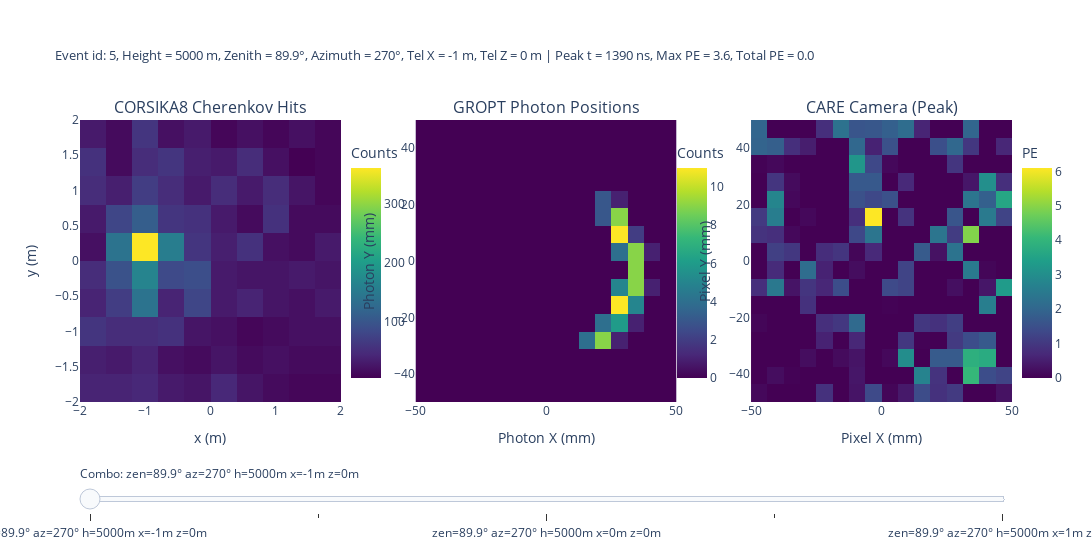

The cell this chart's notebook holds for it:
### Code cell
import sys
sys.path.append('/uufs/chpc.utah.edu/common/home/u1520754/Muon_Trinity/analysis/')
from ReadTrinity import read_cherenkov_hits, plot_GROPT, plot_CARE
import numpy as np
import plotly.graph_objects as go
from plotly.subplots import make_subplots
import matplotlib.pyplot as plt
# ── Read functions (unchanged) ────────────────────────────────────────────────
def read_specific_cherenkov_hits(pid, E_mag, zen, az, h, x, y, z, r, seed):
    input_file = f"/scratch/general/vast/u1520754/muon_sim_chain/Muon_pid{pid}_E1e{E_mag}_R{r}/Tilt_pdg{pid}_E1e{E_mag}_zen{zen}_az{az}_h{h}_x{x}_y{y}_z{z}_r{r}_s{seed}/CORSIKA8/cherenkov_hits.dat"
    X, Y, T, cos_X, cos_Y, wavelength, zem, Theta_z, Phi, Slant, Weight = read_cherenkov_hits(input_file, plot=False)
    index = np.where(T==T.min())[0][0]
    phi = np.arccos(cos_X) * 180 / np.pi
    cos_Z = np.sqrt(1- cos_X**2 - cos_Y**2)
    theta = np.arccos(cos_Z) * 180 / np.pi
    print(np.median(phi[index]), np.median(theta[index]))
    plt.scatter(X,Y, c=Slant, s=100, alpha=0.5, cmap="viridis")
    plt.xlim(-200, 200)
    plt.ylim(-200,200)
    plt.show()
    return X, Y, T, cos_X, cos_Y, wavelength, zem, Theta_z, Phi, Slant, Weight

def read_specific_GROPT(pid, E_mag, zen, az, h, x, y, z, r, seed):
    input_file = f"/scratch/general/vast/u1520754/muon_sim_chain/Muon_pid{pid}_E1e{E_mag}_R{r}/Tilt_pdg{pid}_E1e{E_mag}_zen{zen}_az{az}_h{h}_x{x}_y{y}_z{z}_r{r}_s{seed}/GROPT/cherenkov_hits.root"
    cosx, cosy, photonX_np, photonY_np, T = plot_GROPT(input_file, plot=False)
    index = np.where(T==T.min())[0][0]
    phi = np.arccos(cosx) * 180 / np.pi
    cos_Z = np.sqrt(1- cosx**2 - cosy**2)
    theta = np.arccos(cos_Z) * 180 / np.pi
    print(np.median(phi[index]), np.median(theta[index]))
    return cosx, cosy, photonX_np, photonY_np, T

def read_specific_CARE(pid, E_mag, zen, az, h, x, y, z, r, seed):
    input_file = f"/scratch/general/vast/u1520754/muon_sim_chain/Muon_pid{pid}_E1e{E_mag}_R{r}/Tilt_pdg{pid}_E1e{E_mag}_zen{zen}_az{az}_h{h}_x{x}_y{y}_z{z}_r{r}_s{seed}/CARE/cherenkov_hits.root"
    camera_matrix, time_ns, total_pe, max_pe, arrays, pixel_config, min_x, max_x, min_y, max_y, pixel_pitch = plot_CARE(input_file, plot=False)
    return camera_matrix, time_ns, total_pe, max_pe, arrays, pixel_config, min_x, max_x, min_y, max_y, pixel_pitch

def get_peak_camera_image(arrays, pixel_config, min_x, min_y, pixel_pitch):
    dc_to_pe = 24.1
    baseline_dc = 500
    all_traces_pe = {}
    for pix_id in range(256):
        trace_name = f"vFADCTraces{pix_id}"
        if trace_name in arrays:
            trace_dc = arrays[trace_name][0]
            trace_pe = np.clip((trace_dc - baseline_dc) / dc_to_pe, 0, None)
            all_traces_pe[pix_id] = trace_pe
    if len(all_traces_pe) == 0:
        return np.zeros((16, 16)), 0
    n_samples = len(list(all_traces_pe.values())[0])
    total_pe_per_step = np.zeros(n_samples)
    for pix_id, trace in all_traces_pe.items():
        total_pe_per_step += trace
    peak_time_step = np.argmax(total_pe_per_step)
    peak_grid = np.zeros((16, 16))
    for pix_id in range(256):
        if pix_id in all_traces_pe:
            x_pos = pixel_config[pix_id][1]
            y_pos = pixel_config[pix_id][2]
            col = int((x_pos - min_x) / pixel_pitch)
            row = int((y_pos - min_y) / pixel_pitch)
            peak_grid[row, col] = all_traces_pe[pix_id][peak_time_step]
    peak_time_ns = peak_time_step * 10 - 170
    return peak_grid, peak_time_ns

# ── Helper: 2D histogram as a matrix ─────────────────────────────────────────
def hist2d_matrix(x_data, y_data, bins, x_range, y_range, weights=None):
    H, xedges, yedges = np.histogram2d(
        x_data, y_data, bins=bins, range=[x_range, y_range], weights=weights
    )
    return np.flip(H.T, axis=0), xedges, yedges  # transpose so row=y, col=x

def to_scalar(val):
    """Convert a numpy array or scalar to a Python float."""
    if isinstance(val, np.ndarray):
        if val.size == 1:
            return float(val.item())
        else:
            return float(val[0])  # or np.sum(val), depending on intent
    return float(val)

# ── Parameters ────────────────────────────────────────────────────────────────
particle_id      = 13
energy_magnitude = 4
zenith_angle     = [89.9] #89.9, 89, 88, 87
azimuthal_angle  = [270] #268, 269, 270, 271, 272
height           = [5000]
radius           = 5
random_seed      = 5
x                = [-1, -0.5, 0, 0.5, 1] #-5,-2,-1,-0.7, -0.5, -0.2, 0, 0.2, 0.5,0.7, 1, 2, 5
y                = 0
z                = [0] #-5,-2,-1,-0.7, -0.5, -0.2, 0, 0.2, 0.5,0.7, 1, 2, 5

# ── Build all combinations and pre-load data ─────────────────────────────────
combos = []
for az in azimuthal_angle:
    for zen in zenith_angle:
        for h in height:
            for x_i in x:
                for z_i in z:
                    combos.append((az, zen, h, x_i, z_i))

print(f"Loading {len(combos)} combinations...")

# Storage for each combo: (label, corsika_H, corsika_xe, corsika_ye,
#                           gropt_H, gropt_xe, gropt_ye,
#                           care_grid, care_extent, peak_time_ns, max_pe, total_pe)
data_store = []

for idx, (az, zen, h, x_i, z_i) in enumerate(combos):
    label = f"zen={zen}° az={az}° h={h}m x={x_i}m z={z_i}m"
    print(f"  [{idx+1}/{len(combos)}] {label}")

    try:
        # CORSIKA8
        X_c, Y_c, T_c, *_ , Weight_c = read_specific_cherenkov_hits(
            pid=particle_id, E_mag=energy_magnitude, zen=zen, az=az,
            h=h, x=x_i, y=y, z=z_i, r=radius, seed=random_seed)
        H1, xe1, ye1 = hist2d_matrix(
            X_c / 1e2, Y_c / 1e2, bins=10,
            x_range=[-2, 2], y_range=[-2, 2],
            weights=np.ones(len(X_c)) * 5)
        H1 = np.flip(H1, axis=0) 
        # GROPT
        cosx, cosy, photonX_np, photonY_np, T_g = read_specific_GROPT(
            pid=particle_id, E_mag=energy_magnitude, zen=zen, az=az,
            h=h, x=x_i, y=y, z=z_i, r=radius, seed=random_seed)
        H2, xe2, ye2 = hist2d_matrix(
            photonY_np, photonX_np, bins=16,
            x_range=[-50, 50], y_range=[-50, 50])
        H2 = np.flip(H2, axis=1)
        # CARE
        camera_matrix, time_ns, total_pe, max_pe, arrays, pixel_config, \
            min_x_c, max_x_c, min_y_c, max_y_c, pixel_pitch = read_specific_CARE(
            pid=particle_id, E_mag=energy_magnitude, zen=zen, az=az,
            h=h, x=x_i, y=y, z=z_i, r=radius, seed=random_seed)
        peak_grid, peak_time_ns = get_peak_camera_image(
            arrays, pixel_config, min_x_c, min_y_c, pixel_pitch)

        care_extent = (min_x_c, max_x_c, min_y_c, max_y_c)
        data_store.append({
            "label": label,
            "az": az, "zen": zen, "h": h, "x": x_i, "z": z_i,
            "H1": H1, "xe1": xe1, "ye1": ye1,
            "H2": H2, "xe2": xe2, "ye2": ye2,
            "care_grid": peak_grid,
            "care_extent": care_extent,
            "peak_time_ns": to_scalar(peak_time_ns),
            "max_pe": to_scalar(max_pe),
            "total_pe": to_scalar(total_pe),
        })
    except Exception as e:
        print(f"    ⚠ SKIPPED: {e}")
        data_store.append(None)

# Filter out failed combos
valid = [(i, d) for i, d in enumerate(data_store) if d is not None]
if len(valid) == 0:
    raise RuntimeError("No valid data loaded!")
print(f"\n{len(valid)} valid combinations loaded. Building Plotly figure...")

# ── Build Plotly figure with slider ───────────────────────────────────────────
n = len(valid)

fig = make_subplots(
    rows=1, cols=3,
    subplot_titles=["CORSIKA8 Cherenkov Hits", "GROPT Photon Positions", "CARE Camera (Peak)"],
    horizontal_spacing=0.08,
)

# We add 3 heatmap traces per combo (all invisible except first)
for trace_idx, (_, d) in enumerate(valid):
    visible = (trace_idx == 0)

    # Panel 1: CORSIKA8
    xe1_c = 0.5 * (d["xe1"][:-1] + d["xe1"][1:])
    ye1_c = 0.5 * (d["ye1"][:-1] + d["ye1"][1:])
    fig.add_trace(
        go.Heatmap(
            z=d["H1"], x=xe1_c, y=ye1_c,
            colorscale="Viridis", colorbar=dict(title="Counts", x=0.28, len=0.9),
            visible=visible, name="CORSIKA8",
        ),
        row=1, col=1,
    )

    # Panel 2: GROPT
    xe2_c = 0.5 * (d["xe2"][:-1] + d["xe2"][1:])
    ye2_c = 0.5 * (d["ye2"][:-1] + d["ye2"][1:])
    fig.add_trace(
        go.Heatmap(
            z=d["H2"], x=xe2_c, y=ye2_c,
            colorscale="Viridis", colorbar=dict(title="Counts", x=0.63, len=0.9),
            visible=visible, name="GROPT",
        ),
        row=1, col=2,
    )

    # Panel 3: CARE
    ext = d["care_extent"]
    care_x = np.linspace(ext[0], ext[1], d["care_grid"].shape[1])
    care_y = np.linspace(ext[2], ext[3], d["care_grid"].shape[0])
    fig.add_trace(
        go.Heatmap(
            z=np.flip(np.flip(d["care_grid"].T, axis=0), axis=1), x=care_x, y=care_y,
            colorscale="Viridis", colorbar=dict(title="PE", x=1.0, len=0.9),
            visible=visible, name="CARE",
        ),
        row=1, col=3,
    )

# ── Slider steps ──────────────────────────────────────────────────────────────
steps = []
for step_idx, (_, d) in enumerate(valid):
    visibility = [False] * (3 * n)
    visibility[step_idx * 3]     = True  # CORSIKA8
    visibility[step_idx * 3 + 1] = True  # GROPT
    visibility[step_idx * 3 + 2] = True  # CARE

    step_label = (
        f"zen={d['zen']}° az={d['az']}° h={d['h']}m "
        f"x={d['x']}m z={d['z']}m"
    )
    step_title = (
        f"Event id: {random_seed}, Height = {d['h']} m, "
        f"Zenith = {d['zen']}°, Azimuth = {d['az']}°, "
        f"Tel X = {d['x']} m, Tel Z = {d['z']} m | "
        f"Peak t = {d['peak_time_ns']:.0f} ns, "
        f"Max PE = {d['max_pe']:.1f}, Total PE = {d['total_pe']:.1f}"
    )

    steps.append(dict(
        method="update",
        args=[
            {"visible": visibility},
            {"title.text": step_title},
        ],
        label=step_label,
    ))

sliders = [dict(
    active=0,
    currentvalue=dict(prefix="Combo: ", font=dict(size=12)),
    pad=dict(t=60),
    steps=steps,
)]

# ── Layout ────────────────────────────────────────────────────────────────────
first_d = valid[0][1]
init_title = (
    f"Event id: {random_seed}, Height = {first_d['h']} m, "
    f"Zenith = {first_d['zen']}°, Azimuth = {first_d['az']}°, "
    f"Tel X = {first_d['x']} m, Tel Z = {first_d['z']} m | "
    f"Peak t = {first_d['peak_time_ns']:.0f} ns, "
    f"Max PE = {first_d['max_pe']:.1f}, Total PE = {first_d['total_pe']:.1f}"
)

fig.update_layout(
    title=dict(text=init_title, font=dict(size=13)),
    sliders=sliders,
    height=550,
    width=1500,
    margin=dict(t=120, b=80),
)

fig.update_xaxes(title_text="x (m)", row=1, col=1)
fig.update_yaxes(title_text="y (m)", row=1, col=1)
fig.update_xaxes(title_text="Photon X (mm)", row=1, col=2)
fig.update_yaxes(title_text="Photon Y (mm)", row=1, col=2)
fig.update_xaxes(title_text="Pixel X (mm)", row=1, col=3)
fig.update_yaxes(title_text="Pixel Y (mm)", row=1, col=3)

# ── Save and show ─────────────────────────────────────────────────────────────
output_html = f"slider_pid{particle_id}_E1e{energy_magnitude}_R{radius}_s{random_seed}.html"
fig.write_html(output_html)
print(f"\nSaved interactive plot to '{output_html}'")
fig.show()

### Figure 1 — Plotly figure (JSON) as saved in the notebook; plotly's stock layout.template omitted (floating-point values rounded to 4 significant figures; data arrays with more than 128 entries replaced by an {"elided": "..."} marker saying what was removed)
{"data": [{"colorbar": {"len": 0.9, "title": {"text": "Counts"}, "x": 0.28}, "colorscale": [[0, "#440154"], [0.1111, "#482878"], [0.2222, "#3e4989"], [0.3333, "#31688e"], [0.4444, "#26828e"], [0.5556, "#1f9e89"], [0.6667, "#35b779"], [0.7778, "#6ece58"], [0.8889, "#b5de2b"], [1, "#fde725"]], "name": "CORSIKA8", "type": "heatmap", "visible": true, "x": [-1.8, -1.4, -1.0, -0.6, -0.2, 0.2, 0.6, 1.0, 1.4, 1.8], "xaxis": "x", "y": [-1.8, -1.4, -1.0, -0.6, -0.2, 0.2, 0.6, 1.0, 1.4, 1.8], "yaxis": "y", "z": [[40.0, 40.0, 45.0, 30.0, 25.0, 45.0, 25.0, 15.0, 10.0, 10.0], [35.0, 30.0, 40.0, 20.0, 15.0, 25.0, 15.0, 20.0, 15.0, 15.0], [60.0, 50.0, 50.0, 55.0, 25.0, 20.0, 10.0, 15.0, 20.0, 20.0], [40.0, 70.0, 140.0, 40.0, 80.0, 30.0, 40.0, 25.0, 20.0, 30.0], [50.0, 95.0, 165.0, 85.0, 90.0, 30.0, 25.0, 25.0, 30.0, 25.0], [20.0, 140.0, 360.0, 155.0, 60.0, 35.0, 55.0, 20.0, 15.0, 30.0], [30.0, 80.0, 110.0, 60.0, 55.0, 30.0, 15.0, 55.0, 15.0, 15.0], [50.0, 35.0, 70.0, 50.0, 30.0, 50.0, 30.0, 50.0, 25.0, 10.0], [55.0, 15.0, 50.0, 60.0, 35.0, 30.0, 50.0, 20.0, 5.0, 10.0], [30.0, 15.0, 60.0, 20.0, 30.0, 10.0, 20.0, 10.0, 20.0, 10.0]]}, {"colorbar": {"len": 0.9, "title": {"text": "Counts"}, "x": 0.63}, "colorscale": [[0, "#440154"], [0.1111, "#482878"], [0.2222, "#3e4989"], [0.3333, "#31688e"], [0.4444, "#26828e"], [0.5556, "#1f9e89"], [0.6667, "#35b779"], [0.7778, "#6ece58"], [0.8889, "#b5de2b"], [1, "#fde725"]], "name": "GROPT", "type": "heatmap", "visible": true, "x": [-46.88, -40.62, -34.38, -28.12, -21.88, -15.62, -9.375, -3.125, 3.125, 9.375, 15.62, 21.88, 28.12, 34.38, 40.62, 46.88], "xaxis": "x2", "y": [-46.88, -40.62, -34.38, -28.12, -21.88, -15.62, -9.375, -3.125, 3.125, 9.375, 15.62, 21.88, 28.12, 34.38, 40.62, 46.88], "yaxis": "y2", "z": {"elided": "16x16 float values"}}, {"colorbar": {"len": 0.9, "title": {"text": "PE"}, "x": 1}, "colorscale": [[0, "#440154"], [0.1111, "#482878"], [0.2222, "#3e4989"], [0.3333, "#31688e"], [0.4444, "#26828e"], [0.5556, "#1f9e89"], [0.6667, "#35b779"], [0.7778, "#6ece58"], [0.8889, "#b5de2b"], [1, "#fde725"]], "name": "CARE", "type": "heatmap", "visible": true, "x": [-46.88, -40.62, -34.38, -28.12, -21.88, -15.62, -9.375, -3.125, 3.125, 9.375, 15.62, 21.88, 28.12, 34.38, 40.62, 46.88], "xaxis": "x3", "y": [-46.88, -40.62, -34.38, -28.12, -21.88, -15.62, -9.375, -3.125, 3.125, 9.375, 15.62, 21.88, 28.12, 34.38, 40.62, 46.88], "yaxis": "y3", "z": {"elided": "16x16 float values"}}, {"colorbar": {"len": 0.9, "title": {"text": "Counts"}, "x": 0.28}, "colorscale": [[0, "#440154"], [0.1111, "#482878"], [0.2222, "#3e4989"], [0.3333, "#31688e"], [0.4444, "#26828e"], [0.5556, "#1f9e89"], [0.6667, "#35b779"], [0.7778, "#6ece58"], [0.8889, "#b5de2b"], [1, "#fde725"]], "name": "CORSIKA8", "type": "heatmap", "visible": false, "x": [-1.8, -1.4, -1.0, -0.6, -0.2, 0.2, 0.6, 1.0, 1.4, 1.8], "xaxis": "x", "y": [-1.8, -1.4, -1.0, -0.6, -0.2, 0.2, 0.6, 1.0, 1.4, 1.8], "yaxis": "y", "z": [[0.0, 40.0, 35.0, 35.0, 40.0, 25.0, 50.0, 20.0, 15.0, 15.0], [55.0, 35.0, 50.0, 30.0, 30.0, 15.0, 25.0, 10.0, 15.0, 20.0], [25.0, 55.0, 50.0, 55.0, 50.0, 35.0, 15.0, 20.0, 10.0, 15.0], [35.0, 35.0, 45.0, 140.0, 60.0, 75.0, 30.0, 55.0, 20.0, 25.0], [20.0, 35.0, 70.0, 160.0, 115.0, 95.0, 35.0, 30.0, 20.0, 30.0], [45.0, 35.0, 100.0, 345.0, 185.0, 75.0, 35.0, 50.0, 35.0, 10.0], [35.0, 35.0, 65.0, 110.0, 75.0, 50.0, 35.0, 15.0, 45.0, 25.0], [35.0, 30.0, 65.0, 55.0, 70.0, 25.0, 55.0, 25.0, 50.0, 25.0], [15.0, 35.0, 30.0, 40.0, 60.0, 35.0, 35.0, 45.0, 30.0, 5.0], [15.0, 25.0, 15.0, 50.0, 35.0, 30.0, 10.0, 20.0, 15.0, 10.0]]}, {"colorbar": {"len": 0.9, "title": {"text": "Counts"}, "x": 0.63}, "colorscale": [[0, "#440154"], [0.1111, "#482878"], [0.2222, "#3e4989"], [0.3333, "#31688e"], [0.4444, "#26828e"], [0.5556, "#1f9e89"], [0.6667, "#35b779"], [0.7778, "#6ece58"], [0.8889, "#b5de2b"], [1, "#fde725"]], "name": "GROPT", "type": "heatmap", "visible": false, "x": [-46.88, -40.62, -34.38, -28.12, -21.88, -15.62, -9.375, -3.125, 3.125, 9.375, 15.62, 21.88, 28.12, 34.38, 40.62, 46.88], "xaxis": "x2", "y": [-46.88, -40.62, -34.38, -28.12, -21.88, -15.62, -9.375, -3.125, 3.125, 9.375, 15.62, 21.88, 28.12, 34.38, 40.62, 46.88], "yaxis": "y2", "z": {"elided": "16x16 float values"}}, {"colorbar": {"len": 0.9, "title": {"text": "PE"}, "x": 1}, "colorscale": [[0, "#440154"], [0.1111, "#482878"], [0.2222, "#3e4989"], [0.3333, "#31688e"], [0.4444, "#26828e"], [0.5556, "#1f9e89"], [0.6667, "#35b779"], [0.7778, "#6ece58"], [0.8889, "#b5de2b"], [1, "#fde725"]], "name": "CARE", "type": "heatmap", "visible": false, "x": [-46.88, -40.62, -34.38, -28.12, -21.88, -15.62, -9.375, -3.125, 3.125, 9.375, 15.62, 21.88, 28.12, 34.38, 40.62, 46.88], "xaxis": "x3", "y": [-46.88, -40.62, -34.38, -28.12, -21.88, -15.62, -9.375, -3.125, 3.125, 9.375, 15.62, 21.88, 28.12, 34.38, 40.62, 46.88], "yaxis": "y3", "z": {"elided": "16x16 float values"}}, {"colorbar": {"len": 0.9, "title": {"text": "Counts"}, "x": 0.28}, "colorscale": [[0, "#440154"], [0.1111, "#482878"], [0.2222, "#3e4989"], [0.3333, "#31688e"], [0.4444, "#26828e"], [0.5556, "#1f9e89"], [0.6667, "#35b779"], [0.7778, "#6ece58"], [0.8889, "#b5de2b"], [1, "#fde725"]], "name": "CORSIKA8", "type": "heatmap", "visible": false, "x": [-1.8, -1.4, -1.0, -0.6, -0.2, 0.2, 0.6, 1.0, 1.4, 1.8], "xaxis": "x", "y": [-1.8, -1.4, -1.0, -0.6, -0.2, 0.2, 0.6, 1.0, 1.4, 1.8], "yaxis": "y", "z": [[30.0, 0.0, 35.0, 30.0, 35.0, 45.0, 20.0, 45.0, 30.0, 20.0], [20.0, 45.0, 50.0, 45.0, 15.0, 50.0, 20.0, 15.0, 15.0, 20.0], [10.0, 20.0, 45.0, 60.0, 60.0, 45.0, 40.0, 15.0, 20.0, 15.0], [15.0, 35.0, 25.0, 40.0, 140.0, 70.0, 80.0, 25.0, 55.0, 30.0], [35.0, 20.0, 15.0, 75.0, 145.0, 145.0, 70.0, 50.0, 30.0, 25.0], [65.0, 55.0, 20.0, 80.0, 200.0, 345.0, 90.0, 35.0, 45.0, 30.0], [55.0, 35.0, 30.0, 50.0, 110.0, 90.0, 45.0, 50.0, 15.0, 40.0], [25.0, 35.0, 30.0, 45.0, 70.0, 55.0, 45.0, 50.0, 25.0, 45.0], [35.0, 10.0, 25.0, 35.0, 30.0, 65.0, 40.0, 40.0, 40.0, 40.0], [20.0, 10.0, 30.0, 15.0, 30.0, 45.0, 40.0, 5.0, 25.0, 10.0]]}, {"colorbar": {"len": 0.9, "title": {"text": "Counts"}, "x": 0.63}, "colorscale": [[0, "#440154"], [0.1111, "#482878"], [0.2222, "#3e4989"], [0.3333, "#31688e"], [0.4444, "#26828e"], [0.5556, "#1f9e89"], [0.6667, "#35b779"], [0.7778, "#6ece58"], [0.8889, "#b5de2b"], [1, "#fde725"]], "name": "GROPT", "type": "heatmap", "visible": false, "x": [-46.88, -40.62, -34.38, -28.12, -21.88, -15.62, -9.375, -3.125, 3.125, 9.375, 15.62, 21.88, 28.12, 34.38, 40.62, 46.88], "xaxis": "x2", "y": [-46.88, -40.62, -34.38, -28.12, -21.88, -15.62, -9.375, -3.125, 3.125, 9.375, 15.62, 21.88, 28.12, 34.38, 40.62, 46.88], "yaxis": "y2", "z": {"elided": "16x16 float values"}}, {"colorbar": {"len": 0.9, "title": {"text": "PE"}, "x": 1}, "colorscale": [[0, "#440154"], [0.1111, "#482878"], [0.2222, "#3e4989"], [0.3333, "#31688e"], [0.4444, "#26828e"], [0.5556, "#1f9e89"], [0.6667, "#35b779"], [0.7778, "#6ece58"], [0.8889, "#b5de2b"], [1, "#fde725"]], "name": "CARE", "type": "heatmap", "visible": false, "x": [-46.88, -40.62, -34.38, -28.12, -21.88, -15.62, -9.375, -3.125, 3.125, 9.375, 15.62, 21.88, 28.12, 34.38, 40.62, 46.88], "xaxis": "x3", "y": [-46.88, -40.62, -34.38, -28.12, -21.88, -15.62, -9.375, -3.125, 3.125, 9.375, 15.62, 21.88, 28.12, 34.38, 40.62, 46.88], "yaxis": "y3", "z": {"elided": "16x16 float values"}}, {"colorbar": {"len": 0.9, "title": {"text": "Counts"}, "x": 0.28}, "colorscale": [[0, "#440154"], [0.1111, "#482878"], [0.2222, "#3e4989"], [0.3333, "#31688e"], [0.4444, "#26828e"], [0.5556, "#1f9e89"], [0.6667, "#35b779"], [0.7778, "#6ece58"], [0.8889, "#b5de2b"], [1, "#fde725"]], "name": "CORSIKA8", "type": "heatmap", "visible": false, "x": [-1.8, -1.4, -1.0, -0.6, -0.2, 0.2, 0.6, 1.0, 1.4, 1.8], "xaxis": "x", "y": [-1.8, -1.4, -1.0, -0.6, -0.2, 0.2, 0.6, 1.0, 1.4, 1.8], "yaxis": "y", "z": [[15.0, 30.0, 5.0, 30.0, 30.0, 25.0, 55.0, 15.0, 50.0, 30.0], [10.0, 15.0, 40.0, 65.0, 35.0, 25.0, 45.0, 15.0, 20.0, 20.0], [0.0, 20.0, 15.0, 30.0, 70.0, 45.0, 60.0, 50.0, 15.0, 15.0], [10.0, 10.0, 30.0, 30.0, 40.0, 105.0, 105.0, 55.0, 60.0, 30.0], [10.0, 40.0, 10.0, 20.0, 55.0, 115.0, 185.0, 75.0, 60.0, 20.0], [10.0, 50.0, 55.0, 35.0, 40.0, 160.0, 380.0, 105.0, 60.0, 45.0], [15.0, 30.0, 55.0, 30.0, 35.0, 105.0, 100.0, 50.0, 45.0, 25.0], [5.0, 25.0, 35.0, 35.0, 45.0, 55.0, 50.0, 60.0, 30.0, 45.0], [15.0, 25.0, 15.0, 10.0, 55.0, 25.0, 50.0, 60.0, 25.0, 45.0], [50.0, 25.0, 10.0, 20.0, 20.0, 25.0, 50.0, 25.0, 25.0, 25.0]]}, {"colorbar": {"len": 0.9, "title": {"text": "Counts"}, "x": 0.63}, "colorscale": [[0, "#440154"], [0.1111, "#482878"], [0.2222, "#3e4989"], [0.3333, "#31688e"], [0.4444, "#26828e"], [0.5556, "#1f9e89"], [0.6667, "#35b779"], [0.7778, "#6ece58"], [0.8889, "#b5de2b"], [1, "#fde725"]], "name": "GROPT", "type": "heatmap", "visible": false, "x": [-46.88, -40.62, -34.38, -28.12, -21.88, -15.62, -9.375, -3.125, 3.125, 9.375, 15.62, 21.88, 28.12, 34.38, 40.62, 46.88], "xaxis": "x2", "y": [-46.88, -40.62, -34.38, -28.12, -21.88, -15.62, -9.375, -3.125, 3.125, 9.375, 15.62, 21.88, 28.12, 34.38, 40.62, 46.88], "yaxis": "y2", "z": {"elided": "16x16 float values"}}, {"colorbar": {"len": 0.9, "title": {"text": "PE"}, "x": 1}, "colorscale": [[0, "#440154"], [0.1111, "#482878"], [0.2222, "#3e4989"], [0.3333, "#31688e"], [0.4444, "#26828e"], [0.5556, "#1f9e89"], [0.6667, "#35b779"], [0.7778, "#6ece58"], [0.8889, "#b5de2b"], [1, "#fde725"]], "name": "CARE", "type": "heatmap", "visible": false, "x": [-46.88, -40.62, -34.38, -28.12, -21.88, -15.62, -9.375, -3.125, 3.125, 9.375, 15.62, 21.88, 28.12, 34.38, 40.62, 46.88], "xaxis": "x3", "y": [-46.88, -40.62, -34.38, -28.12, -21.88, -15.62, -9.375, -3.125, 3.125, 9.375, 15.62, 21.88, 28.12, 34.38, 40.62, 46.88], "yaxis": "y3", "z": {"elided": "16x16 float values"}}, {"colorbar": {"len": 0.9, "title": {"text": "Counts"}, "x": 0.28}, "colorscale": [[0, "#440154"], [0.1111, "#482878"], [0.2222, "#3e4989"], [0.3333, "#31688e"], [0.4444, "#26828e"], [0.5556, "#1f9e89"], [0.6667, "#35b779"], [0.7778, "#6ece58"], [0.8889, "#b5de2b"], [1, "#fde725"]], "name": "CORSIKA8", "type": "heatmap", "visible": false, "x": [-1.8, -1.4, -1.0, -0.6, -0.2, 0.2, 0.6, 1.0, 1.4, 1.8], "xaxis": "x", "y": [-1.8, -1.4, -1.0, -0.6, -0.2, 0.2, 0.6, 1.0, 1.4, 1.8], "yaxis": "y", "z": [[10.0, 20.0, 25.0, 15.0, 0.0, 40.0, 40.0, 45.0, 30.0, 25.0], [10.0, 10.0, 10.0, 40.0, 60.0, 35.0, 30.0, 40.0, 20.0, 15.0], [10.0, 10.0, 15.0, 20.0, 25.0, 60.0, 50.0, 50.0, 55.0, 25.0], [20.0, 10.0, 10.0, 20.0, 30.0, 40.0, 70.0, 140.0, 40.0, 80.0], [15.0, 0.0, 45.0, 15.0, 15.0, 50.0, 95.0, 165.0, 85.0, 90.0], [20.0, 10.0, 50.0, 40.0, 55.0, 20.0, 140.0, 360.0, 155.0, 60.0], [45.0, 5.0, 25.0, 65.0, 30.0, 30.0, 80.0, 110.0, 60.0, 55.0], [20.0, 5.0, 25.0, 40.0, 25.0, 50.0, 35.0, 70.0, 50.0, 30.0], [15.0, 15.0, 30.0, 10.0, 15.0, 55.0, 15.0, 50.0, 60.0, 35.0], [30.0, 50.0, 35.0, 5.0, 15.0, 30.0, 15.0, 60.0, 20.0, 30.0]]}, {"colorbar": {"len": 0.9, "title": {"text": "Counts"}, "x": 0.63}, "colorscale": [[0, "#440154"], [0.1111, "#482878"], [0.2222, "#3e4989"], [0.3333, "#31688e"], [0.4444, "#26828e"], [0.5556, "#1f9e89"], [0.6667, "#35b779"], [0.7778, "#6ece58"], [0.8889, "#b5de2b"], [1, "#fde725"]], "name": "GROPT", "type": "heatmap", "visible": false, "x": [-46.88, -40.62, -34.38, -28.12, -21.88, -15.62, -9.375, -3.125, 3.125, 9.375, 15.62, 21.88, 28.12, 34.38, 40.62, 46.88], "xaxis": "x2", "y": [-46.88, -40.62, -34.38, -28.12, -21.88, -15.62, -9.375, -3.125, 3.125, 9.375, 15.62, 21.88, 28.12, 34.38, 40.62, 46.88], "yaxis": "y2", "z": {"elided": "16x16 float values"}}, {"colorbar": {"len": 0.9, "title": {"text": "PE"}, "x": 1}, "colorscale": [[0, "#440154"], [0.1111, "#482878"], [0.2222, "#3e4989"], [0.3333, "#31688e"], [0.4444, "#26828e"], [0.5556, "#1f9e89"], [0.6667, "#35b779"], [0.7778, "#6ece58"], [0.8889, "#b5de2b"], [1, "#fde725"]], "name": "CARE", "type": "heatmap", "visible": false, "x": [-46.88, -40.62, -34.38, -28.12, -21.88, -15.62, -9.375, -3.125, 3.125, 9.375, 15.62, 21.88, 28.12, 34.38, 40.62, 46.88], "xaxis": "x3", "y": [-46.88, -40.62, -34.38, -28.12, -21.88, -15.62, -9.375, -3.125, 3.125, 9.375, 15.62, 21.88, 28.12, 34.38, 40.62, 46.88], "yaxis": "y3", "z": {"elided": "16x16 float values"}}], "layout": {"annotations": [{"font": {"size": 16}, "showarrow": false, "text": "CORSIKA8 Cherenkov Hits", "x": 0.14, "xanchor": "center", "xref": "paper", "y": 1, "yanchor": "bottom", "yref": "paper"}, {"font": {"size": 16}, "showarrow": false, "text": "GROPT Photon Positions", "x": 0.5, "xanchor": "center", "xref": "paper", "y": 1, "yanchor": "bottom", "yref": "paper"}, {"font": {"size": 16}, "showarrow": false, "text": "CARE Camera (Peak)", "x": 0.86, "xanchor": "center", "xref": "paper", "y": 1, "yanchor": "bottom", "yref": "paper"}], "height": 550, "margin": {"b": 80, "t": 120}, "sliders": [{"active": 0, "currentvalue": {"font": {"size": 12}, "prefix": "Combo: "}, "pad": {"t": 60}, "steps": [{"args": [{"visible": [true, true, true, false, false, false, false, false, false, false, false, false, false, false, false]}, {"title.text": "Event id: 5, Height = 5000 m, Zenith = 89.9°, Azimuth = 270°, Tel X = -1 m, Tel Z = 0 m | Peak t = 1390 ns, Max PE = 3.6, Total PE = 0.0"}], "label": "zen=89.9° az=270° h=5000m x=-1m z=0m", "method": "update"}, {"args": [{"visible": [false, false, false, true, true, true, false, false, false, false, false, false, false, false, false]}, {"title.text": "Event id: 5, Height = 5000 m, Zenith = 89.9°, Azimuth = 270°, Tel X = -0.5 m, Tel Z = 0 m | Peak t = 1390 ns, Max PE = 4.0, Total PE = 0.0"}], "label": "zen=89.9° az=270° h=5000m x=-0.5m z=0m", "method": "update"}, {"args": [{"visible": [false, false, false, false, false, false, true, true, true, false, false, false, false, false, false]}, {"title.text": "Event id: 5, Height = 5000 m, Zenith = 89.9°, Azimuth = 270°, Tel X = 0 m, Tel Z = 0 m | Peak t = 1420 ns, Max PE = 5.2, Total PE = 0.0"}], "label": "zen=89.9° az=270° h=5000m x=0m z=0m", "method": "update"}, {"args": [{"visible": [false, false, false, false, false, false, false, false, false, true, true, true, false, false, false]}, {"title.text": "Event id: 5, Height = 5000 m, Zenith = 89.9°, Azimuth = 270°, Tel X = 0.5 m, Tel Z = 0 m | Peak t = 1410 ns, Max PE = 4.8, Total PE = 0.0"}], "label": "zen=89.9° az=270° h=5000m x=0.5m z=0m", "method": "update"}, {"args": [{"visible": [false, false, false, false, false, false, false, false, false, false, false, false, true, true, true]}, {"title.text": "Event id: 5, Height = 5000 m, Zenith = 89.9°, Azimuth = 270°, Tel X = 1 m, Tel Z = 0 m | Peak t = 1390 ns, Max PE = 4.2, Total PE = 0.0"}], "label": "zen=89.9° az=270° h=5000m x=1m z=0m", "method": "update"}]}], "title": {"font": {"size": 13}, "text": "Event id: 5, Height = 5000 m, Zenith = 89.9°, Azimuth = 270°, Tel X = -1 m, Tel Z = 0 m | Peak t = 1390 ns, Max PE = 3.6, Total PE = 0.0"}, "width": 1500, "xaxis": {"anchor": "y", "domain": [0, 0.28], "title": {"text": "x (m)"}}, "xaxis2": {"anchor": "y2", "domain": [0.36, 0.64], "title": {"text": "Photon X (mm)"}}, "xaxis3": {"anchor": "y3", "domain": [0.72, 1], "title": {"text": "Pixel X (mm)"}}, "yaxis": {"anchor": "x", "domain": [0, 1], "title": {"text": "y (m)"}}, "yaxis2": {"anchor": "x2", "domain": [0, 1], "title": {"text": "Photon Y (mm)"}}, "yaxis3": {"anchor": "x3", "domain": [0, 1], "title": {"text": "Pixel Y (mm)"}}}}
